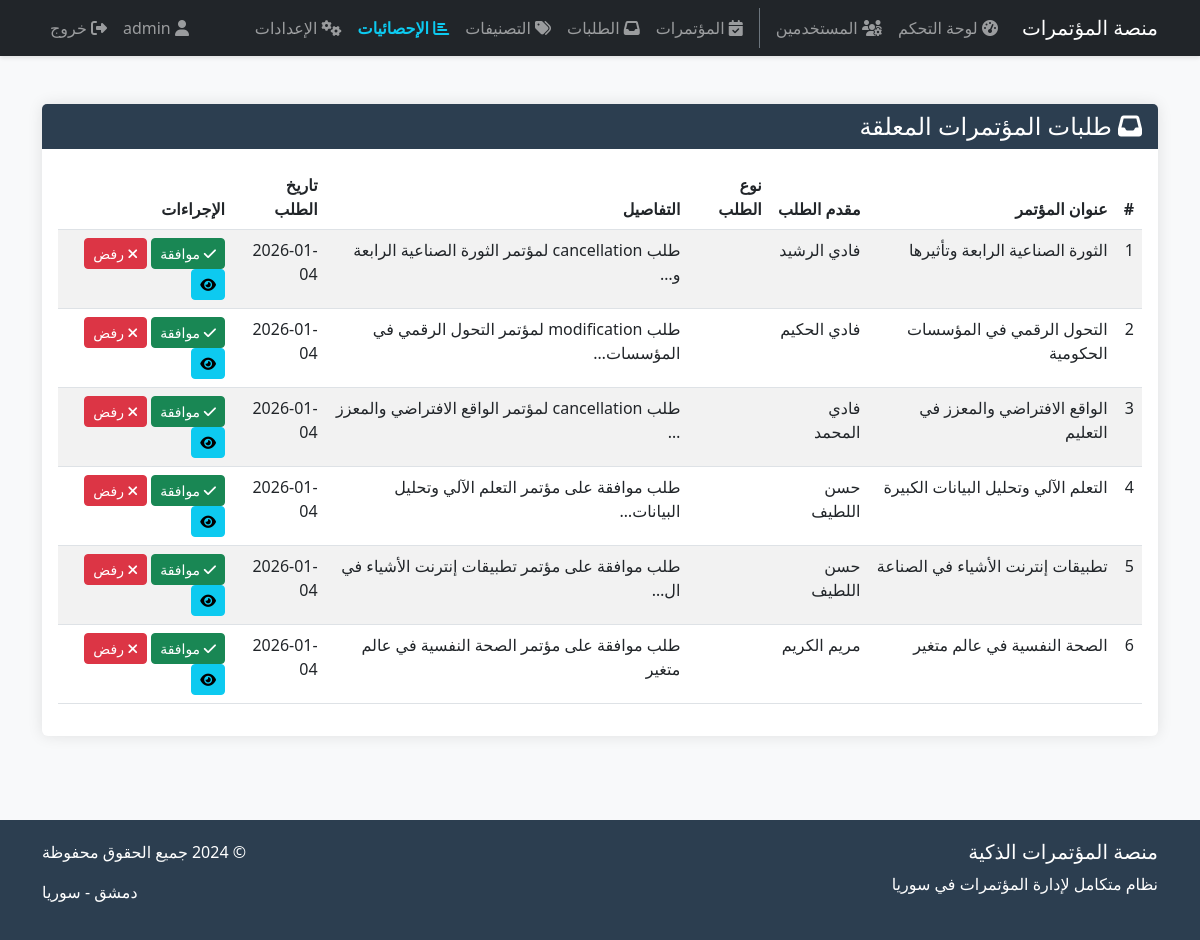
Page /conference/conferences/requests/ (signed in) on the committed database.
### conference/models.py (models this page shows, shortened)
class ConferenceRequest(models.Model):
    conference = models.ForeignKey(Conference, on_delete=models.CASCADE)
    requested_by = models.ForeignKey(UserProfile, on_delete=models.CASCADE)
    request_type = models.CharField(max_length=50)  # approval, modification, cancellation
    status = models.CharField(max_length=20, choices=[
        ('pending', 'قيد الانتظار'),
        ('approved', 'مقبول'),
        ('rejected', 'مرفوض'),
    ], default='pending')
    details = models.TextField(blank=True)
    created_at = models.DateTimeField(auto_now_add=True)
    reviewed_at = models.DateTimeField(null=True, blank=True)
    reviewed_by = models.ForeignKey(User, on_delete=models.SET_NULL, null=True, blank=True)

class Conference(models.Model):
    STATUS_CHOICES = [
        ('pending', 'قيد الانتظار'),
        ('approved', 'مقبول'),
        ('rejected', 'مرفوض'),
        ('active', 'نشط'),
        ('completed', 'منتهي'),
        ('cancelled', 'ملغي'),
    ]
    title = models.CharField(max_length=200)
    description = models.TextField()
    category = models.ForeignKey(Category, on_delete=models.SET_NULL, null=True)
    organizer = models.ForeignKey(UserProfile, on_delete=models.CASCADE)
    start_date = models.DateTimeField()
    end_date = models.DateTimeField()
    location = models.CharField(max_length=200)
    city = models.ForeignKey(SyrianCity, on_delete=models.SET_NULL, null=True)
    max_attendees = models.IntegerField(default=100)
    current_attendees = models.IntegerField(default=0)
    status = models.CharField(max_length=20, choices=STATUS_CHOICES, default='pending')
    is_featured = models.BooleanField(default=False)
    created_at = models.DateTimeField(auto_now_add=True)
    updated_at = models.DateTimeField(auto_now=True)

class UserProfile(models.Model):
    USER_TYPES = [
        ('admin', 'مدير النظام'),
        ('organizer', 'منظم المؤتمر'),
        ('speaker', 'متحدث'),
        ('attendee', 'مشارك'),
    ]
    user = models.OneToOneField(User, on_delete=models.CASCADE)
    user_type = models.CharField(max_length=20, choices=USER_TYPES, default='attendee')
    phone = models.CharField(max_length=20)
    address = models.TextField()
    city = models.ForeignKey(SyrianCity, on_delete=models.SET_NULL, null=True)
    bio = models.TextField(blank=True)
    profile_picture = models.ImageField(upload_to='profile_pics/', blank=True)
    is_approved = models.BooleanField(default=False)
    created_at = models.DateTimeField(auto_now_add=True)

### conference/views.py (the view, shortened to what this page needs)
# urls.py: path('conferences/requests/', views.manage_conference_requests, name='conference_requests'),
@login_required
def manage_conference_requests(request):
    try:
        if request.user.userprofile.user_type != 'admin':
            messages.error(request, 'ليس لديك صلاحية للوصول إلى هذه الصفحة')
            return redirect('home')
    except UserProfile.DoesNotExist:
        messages.error(request, 'يرجى تحديث الملف الشخصي')
        return redirect('home')
    requests = ConferenceRequest.objects.filter(status='pending').order_by('-created_at')
    context = {
        'pending_requests': requests,
    }
    return render(request, 'conference/requests.html', context)

### templates/conference/requests.html (shortened to what this page needs)
{% extends 'base.html' %}
{% block content %}
<div class="row">
    <div class="col-md-12">
        <div class="card">
            <div class="card-header">
                <h4 class="mb-0"><i class="fas fa-inbox"></i> طلبات المؤتمرات المعلقة</h4>
            </div>
            <div class="card-body">
                {% if pending_requests %}
                <div class="table-responsive">
                    <table class="table table-striped">
                        <thead>
                            <tr>
                                <th>#</th>
                                <th>عنوان المؤتمر</th>
                                <th>مقدم الطلب</th>
                                <th>نوع الطلب</th>
                                <th>التفاصيل</th>
                                <th>تاريخ الطلب</th>
                                <th>الإجراءات</th>
                            </tr>
                        </thead>
                        <tbody>
                            {% for req in pending_requests %}
                            <tr>
                                <td>{{ forloop.counter }}</td>
                                <td>{{ req.conference.title }}</td>
                                <td>{{ req.requested_by.user.get_full_name }}</td>
                                <td>
                                </td>
                                <td>{{ req.details|truncatechars:50 }}</td>
                                <td>{{ req.created_at|date:"Y-m-d" }}</td>
                                <td>
                                    <form method="post" style="display: inline;">
                                        <button type="submit" name="action" value="approve" class="btn btn-sm btn-success">
                                            <i class="fas fa-check"></i> موافقة
                                        </button>
                                    </form>
                                    <form method="post" style="display: inline;">
                                        <button type="submit" name="action" value="reject" class="btn btn-sm btn-danger">
                                            <i class="fas fa-times"></i> رفض
                                        </button>
                                    </form>
                                    <button class="btn btn-sm btn-info" onclick="showDetails('{{ req.details }}')">
                                        <i class="fas fa-eye"></i>
                                    </button>
                                </td>
                            </tr>
                            {% endfor %}
                        </tbody>
                    </table>
                </div>
                {% else %}
                <div class="text-center py-5">
                    <i class="fas fa-check-circle fa-3x text-success mb-3"></i>
                    <h4>لا توجد طلبات معلقة حالياً</h4>
                    <p class="text-muted">جميع الطلبات تمت معالجتها</p>
                </div>
                {% endif %}
            </div>
        </div>
    </div>
</div>
{% endblock %}

### templates/base.html (shortened to what this page needs)
<!DOCTYPE html>
<html lang="ar" dir="rtl">
<head>
    <link href="https://cdn.jsdelivr.net/npm/bootstrap@5.3.0/dist/css/bootstrap.rtl.min.css" rel="stylesheet">
    <link rel="stylesheet" href="https://cdnjs.cloudflare.com/ajax/libs/font-awesome/6.4.0/css/all.min.css">
</head>
<body>
    <nav class="navbar navbar-expand-lg navbar-dark bg-dark mb-4">
    <div class="container">
        <a class="navbar-brand" href="{% url 'home' %}">منصة المؤتمرات</a>
        <div class="collapse navbar-collapse" id="navbarNav">
            <ul class="navbar-nav me-auto">
                <li class="nav-item">
                    <a class="nav-link" href="{% url 'admin_dashboard' %}"><i class="fas fa-tachometer-alt"></i> لوحة التحكم</a>
                </li>
                {% if user.userprofile.user_type == 'admin' %}
                <li class="nav-item">
                    <a class="nav-link" href="{% url 'manage_users' %}"><i class="fas fa-users-cog"></i> المستخدمين</a>
                </li>
                <li class="nav-item border-start border-secondary ms-2 ps-2">
                    <a class="nav-link" href="{% url 'conferences_list' %}"><i class="fas fa-calendar-check"></i> المؤتمرات</a>
                </li>
                <li class="nav-item">
                    <a class="nav-link" href="{% url 'conference_requests' %}"><i class="fas fa-inbox"></i> الطلبات</a>
                </li>
                <li class="nav-item">
                    <a class="nav-link" href="{% url 'manage_categories' %}"><i class="fas fa-tags"></i> التصنيفات</a>
                </li>
                <li class="nav-item">
                    <a class="nav-link fw-bold text-info" href="{% url 'platform_statistics' %}"><i class="fas fa-chart-bar"></i> الإحصائيات</a>
                </li>
                <li class="nav-item">
                    <a class="nav-link" href="{% url 'system_settings' %}"><i class="fas fa-cogs"></i> الإعدادات</a>
                </li>
                {% endif %}
            </ul>
            <ul class="navbar-nav ms-auto">
                {% if user.is_authenticated %}
                <li class="nav-item">
                    <a class="nav-link" href="{% url 'user_profile' %}"><i class="fas fa-user"></i> {{ user.username }}</a>
                </li>
                <li class="nav-item">
                    <a class="nav-link" href="{% url 'logout' %}"><i class="fas fa-sign-out-alt"></i> خروج</a>
                </li>
                {% else %}
                <li class="nav-item">
                    <a class="nav-link" href="{% url 'login' %}">دخول</a>
                </li>
                {% endif %}
            </ul>
        </div>
    </div>
</nav>
    <main class="container py-4">
        {% block content %}{% endblock %}
    </main>
    <footer class="footer">
        <div class="container">
            <div class="row">
                <div class="col-md-6">
                    <h5>منصة المؤتمرات الذكية</h5>
                    <p>نظام متكامل لإدارة المؤتمرات في سوريا</p>
                </div>
                <div class="col-md-6 text-end">
                    <p>&copy; 2024 جميع الحقوق محفوظة</p>
                    <p>دمشق - سوريا</p>
                </div>
            </div>
        </div>
    </footer>
</body>
</html>

### templates/base.html (style rules this page uses)
body { font-family: 'Segoe UI', Tahoma, Geneva, Verdana, sans-serif; background-color: #f8f9fa; }
.navbar { box-shadow: 0 2px 4px rgba(0,0,0,.1); }
.card { border: none; box-shadow: 0 0 15px rgba(0,0,0,0.1); margin-bottom: 20px; }
.card-header { background-color: #2c3e50; color: white; border-bottom: none; }
.footer { background-color: #2c3e50; color: white; padding: 20px 0; margin-top: 40px; }

### rows in the picture
ConferenceRequest: conference "الثورة الصناعية الرابعة وتأثيرها", requested_by.user.get_full_name "فادي الرشيد", details "طلب cancellation لمؤتمر الثورة الصناعية الرابعة و…", created_at "2026-01-04"
ConferenceRequest: conference "التحول الرقمي في المؤسسات الحكومية", requested_by.user.get_full_name "فادي الحكيم", details "طلب modification لمؤتمر التحول الرقمي في المؤسسات…", created_at "2026-01-04"
ConferenceRequest: conference "الواقع الافتراضي والمعزز في التعليم", requested_by.user.get_full_name "فادي المحمد", details "طلب cancellation لمؤتمر الواقع الافتراضي والمعزز …", created_at "2026-01-04"
ConferenceRequest: conference "التعلم الآلي وتحليل البيانات الكبيرة", requested_by.user.get_full_name "حسن اللطيف", details "طلب موافقة على مؤتمر التعلم الآلي وتحليل البيانات…", created_at "2026-01-04"
ConferenceRequest: conference "تطبيقات إنترنت الأشياء في الصناعة", requested_by.user.get_full_name "حسن اللطيف", details "طلب موافقة على مؤتمر تطبيقات إنترنت الأشياء في ال…", created_at "2026-01-04"
ConferenceRequest: conference "الصحة النفسية في عالم متغير", requested_by.user.get_full_name "مريم الكريم", details "طلب موافقة على مؤتمر الصحة النفسية في عالم متغير", created_at "2026-01-04"

### other values in the picture
{{ user.username }} "admin"
